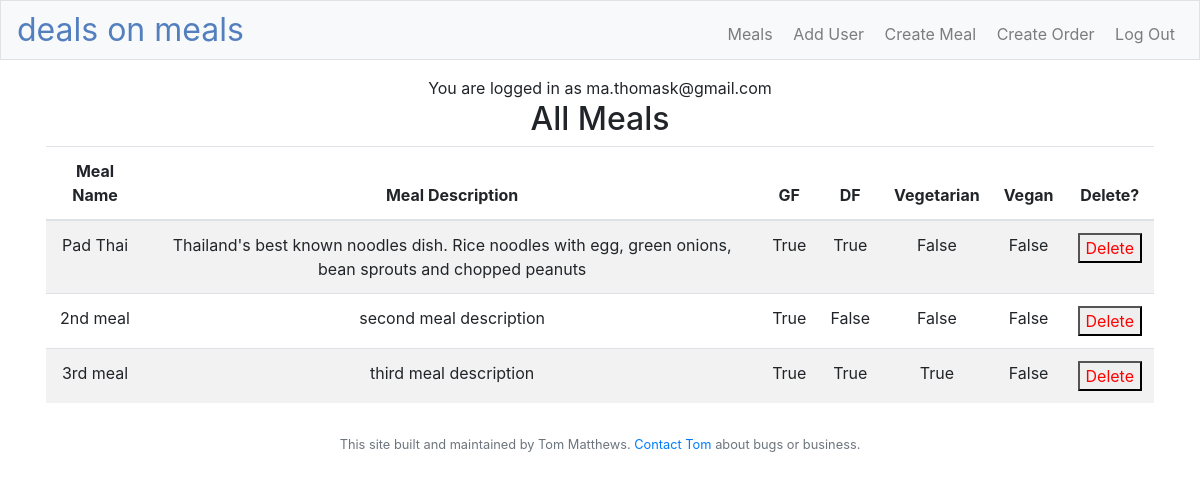
Page /meals-edit (signed in) on the earlier database version.
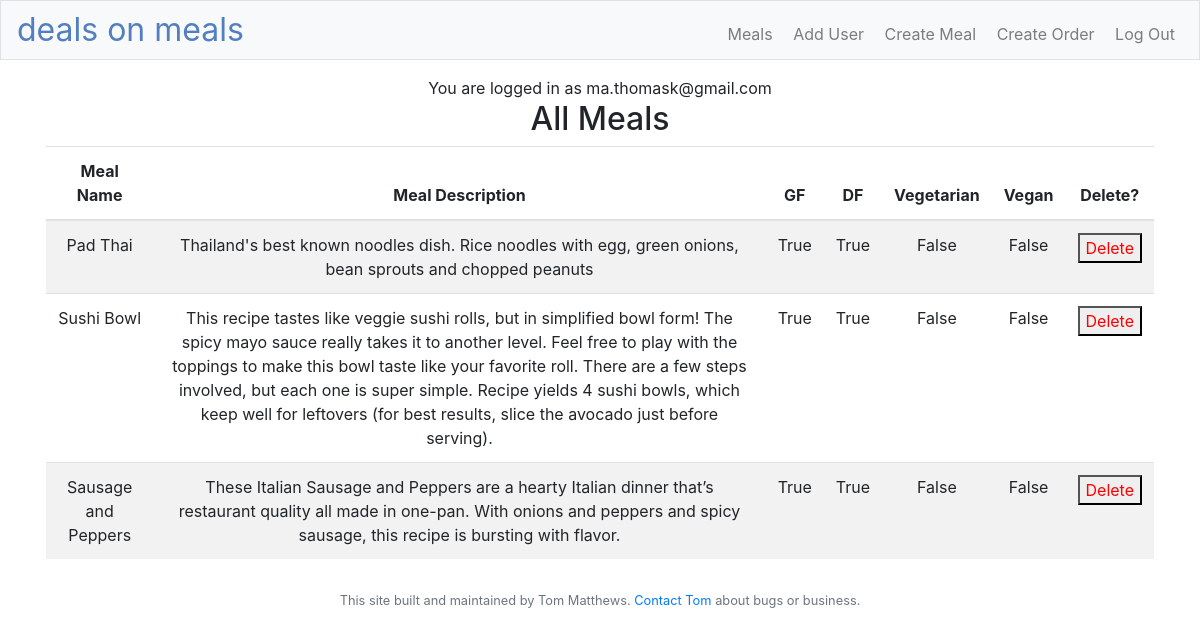
Same page on the later database version.
### models.py (models this page shows, shortened)
class Meal(db.Model):
    __tablename__ = "meal"
    id = db.Column(db.Integer, primary_key=True)
    title = db.Column(db.String(), nullable=False)
    desc = db.Column(db.String(), nullable=False)
    gf = db.Column(db.Boolean(), nullable=False, default=False)
    df = db.Column(db.Boolean(),  nullable=False, default=False)
    vgt = db.Column(db.Boolean(),  nullable=False, default=False)
    vgn = db.Column(db.Boolean(),  nullable=False, default=False)
    archived = db.Column(db.Boolean(), nullable=False, default=False)
    price = db.Column(db.Integer, nullable=False, default=11)

### adminFunctions.py (the view)
@app.route("/meals-edit", methods=["GET", "POST"])
@login_required
def mealsEdit():
    myUser = User.query.filter(User.id == session["user_id"]).first()
    email = myUser.email
    if not isAdmin():
        return render_template('home.html', message="You do not have access to this page")
    meals = Meal.query.filter(Meal.archived==False).paginate(per_page=2000)
    return render_template('meals.html', meals=meals, email=email, isAdmin=isAdmin())

### adminFunctions.py (called while the page is built)
def isAdmin():
    if ('user_id' not in session):
        return False
    admin = User.query.filter(User.email=="ma.thomask@gmail.com").first()
    if admin.id == session["user_id"]:
        return True
    return False

### app.py (called while the page is built)
@app.after_request
def after_request(response):
    response.headers["Cache-Control"] = "no-cache, no-store, must-revalidate"
    response.headers["Expires"] = 0
    response.headers["Pragma"] = "no-cache"
    return response

### helpers.py (called while the page is built)
def login_required(f):
    @wraps(f)
    def decorated_function(*args, **kwargs):
        if session.get("user_id") is None:
            return redirect("/login")
        return f(*args, **kwargs)
    return decorated_function

### templates/meals.html (shortened to what this page needs)
{% extends "layout.html" %}
{% block main %}
<h2>All Meals</h2>
<div class="container">
    <div class="row text-wrap">
        <div class="table-responsive">
            <table class="table table-striped">
                <thead>
                    <tr>
                        <th>Meal Name</th>
                        <th>Meal Description</th>
                        <th>GF</th>
                        <th>DF</th>
                        <th>Vegetarian</th>
                        <th>Vegan</th>
                        <th>Delete?</th>
                    </tr>
                </thead>
                <tbody>
                    {%for meal in meals.items %}
                    <tr>
                        <td>{{ meal.title }}</td>
                        <td>{{ meal.desc  }}</td>
                        <td>{{ meal.gf    }}</td>
                        <td>{{ meal.df    }}</td>
                        <td>{{ meal.vgt   }}</td>
                        <td>{{ meal.vgn   }}</td>
                        <td style="color:red">
                            <form action="/archiveMeal" method="post" style="color:red">
                                <button name="id" value="{{meal.id}}" style="color:red">
                                    Delete
                                </button>
                            </form>
                        </td>
                    </tr>
                    {% endfor %}
                </tbody>
            </table>
        </div>
    </div>
</div>
{% endblock %}

Differences in the rows shown:
changed Meal: title "2nd meal" → "Sushi Bowl"; desc "second meal description" → "This recipe tastes like veggie sushi rolls, but in simplified bowl form! The spicy mayo sauce really takes it to another level. Feel free to play with the toppings to make this bowl taste like your favorite roll. There are a few steps involved, but each one is super simple. Recipe yields 4 sushi bowls, which keep well for leftovers (for best results, slice the avocado just before serving)."; df "False" → "True"
changed Meal: title "3rd meal" → "Sausage and Peppers"; desc "third meal description" → "These Italian Sausage and Peppers are a hearty Italian dinner that’s restaurant quality all made in one-pan. With onions and peppers and spicy sausage, this recipe is bursting with flavor."; vgt "True" → "False"
